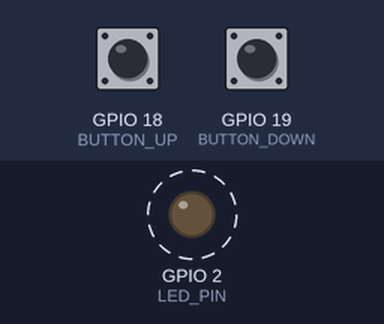
The program below on a simulated ESP32-S3. Shown: output pins drawn as LEDs (lit = HIGH). Dashed ring = blinking. The inputs (shaded band) are chosen by the test bench; at power-on: GPIO 18 (BUTTON_UP) HIGH, GPIO 19 (BUTTON_DOWN) HIGH. What the program prints to the serial monitor is not drawn.

Above: at 0.2 s.
Timing chart, 0 to 3.0 s (numbered marks = the images above):
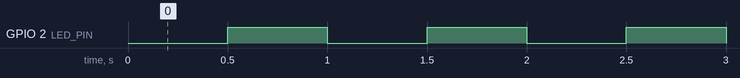

The program:

main.cpp
```cpp
// Práctica 2 - Ejercicio extra
// Interrupción por timer
#include <Arduino.h>

// Pines
const int LED_PIN = 2; // Led
const int BUTTON_UP = 18; // Pulsador 1 (Augmenta velocidad)
const int BUTTON_DOWN = 19; // Pulsador 2 (Disminuye velocidad)

// Contadores de las veces que se pulsa cada botón
volatile uint32_t buttonUpPresses = 0;
volatile uint32_t buttonDownPresses = 0;


// Estado y tiempo de parpadeo del LED
volatile bool ledState = false;
volatile uint32_t blinkInterval = 500000; // En microsegundos (500 ms)

// Anti-rebote
volatile uint32_t lastDebounceTimeUp = 0;
volatile uint32_t lastDebounceTimeDown = 0;
const uint32_t debounceDelay = 200000; // 200 ms en microsegundos

// Timer por hardware
hw_timer_t *timer = NULL;
portMUX_TYPE timerMux = portMUX_INITIALIZER_UNLOCKED;

// Interrupción del temporizador
void IRAM_ATTR onTimer() {
  portENTER_CRITICAL_ISR(&timerMux);

  // Alternar LED
  ledState = !ledState;
  digitalWrite(LED_PIN, ledState);

 // Leer botón de aumentar frecuencia
  uint32_t now = micros();

  // Pulsador para subir frecuencia
  if (digitalRead(BUTTON_UP) == LOW && (now - lastDebounceTimeUp) > debounceDelay) {
    if (blinkInterval > 100000) { // Mínimo 100ms
      blinkInterval -= 10000;   // Aumenta frecuencia
    }
    buttonUpPresses ++; // Suma pulsación
    lastDebounceTimeUp = now;
  }

  // Pulsador para bajar frecuencia
  if (digitalRead(BUTTON_DOWN) == LOW && (now - lastDebounceTimeDown) > debounceDelay) {
    if (blinkInterval < 2000000) { // Máximo 2s
      blinkInterval += 10000;     // Disminuye frecuencia
    }
    buttonDownPresses ++; // Suma pulsación
    lastDebounceTimeDown = now;
  }

  // Actualizar el periodo del temporizador
  timerAlarmWrite(timer, blinkInterval, true);

  portEXIT_CRITICAL_ISR(&timerMux);
}

void setup() {
  Serial.begin(115200);

// Configuración de los pines
  pinMode(LED_PIN, OUTPUT);
  pinMode(BUTTON_UP, INPUT_PULLUP); // Resistencia pull-up interna.
  pinMode(BUTTON_DOWN, INPUT_PULLUP);

  // Configuración del temporizador
  timer = timerBegin(0, 80, true); // Temporizador por hardware en la placa.
  timerAttachInterrupt(timer, &onTimer, true); // Vincula la ISR al temporizador.
  timerAlarmWrite(timer, blinkInterval, true); // Configura la alarma para que se dispare.
  timerAlarmEnable(timer); // La activa
}

void loop() {
  static uint32_t lastPrint = 0;

  // Imprime información una vez por segundo
  if (millis() - lastPrint > 1000) {
    lastPrint = millis();

    float frequency = 1000000.0 / blinkInterval; // Calcula la frecuencia de parpadeo del LED

    Serial.printf("Frecuencia actual del LED: %.2f Hz\n", frequency);
    Serial.printf("Botón Aumentar presionado: %u veces\n", buttonUpPresses);
    Serial.printf("Botón Disminuir presionado: %u veces\n\n", buttonDownPresses);
  }
}
```

Measured:
- by itself, GPIO 2 (LED_PIN): alternates HIGH for 0.50 s and LOW for 0.50 s
